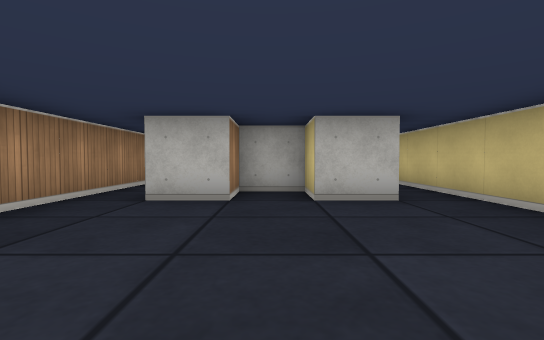
[1] (above)

18 first-person views from a walk through a cub3D ray-caster map. The camera is about half as high as the walls, tilts 2° down and sees 85° across. The floor is counted in squares. Each view is taken from the middle of a square. On the plan, view 1 faces up. The plan holds only what a view shows up to about 9 squares ahead; the rest is blank.

[2]
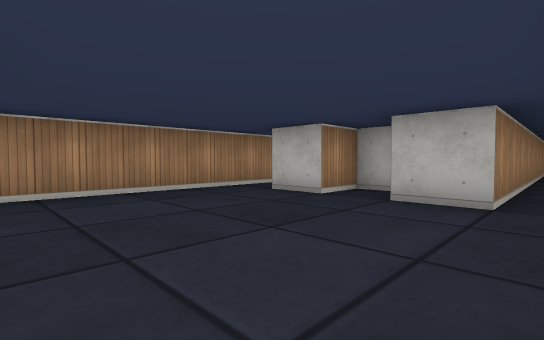

[3]
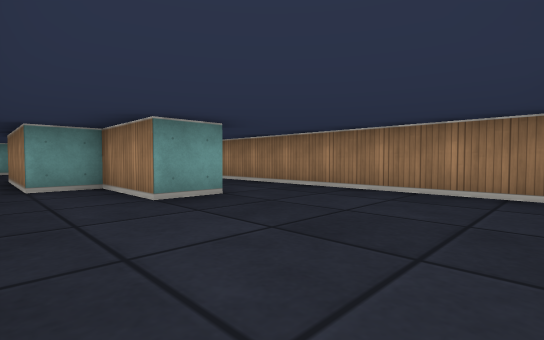

[4]
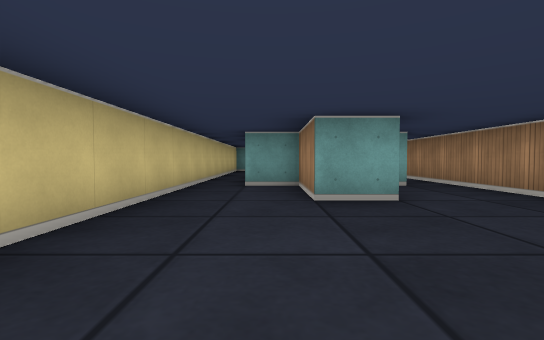

[5]
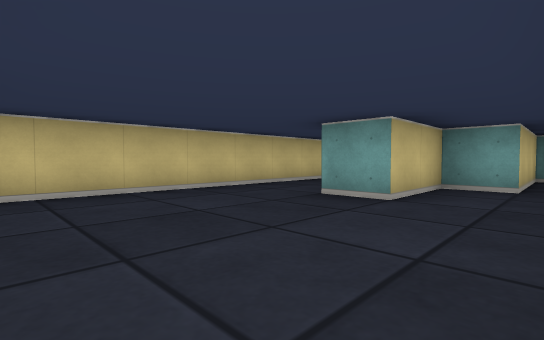

[6]
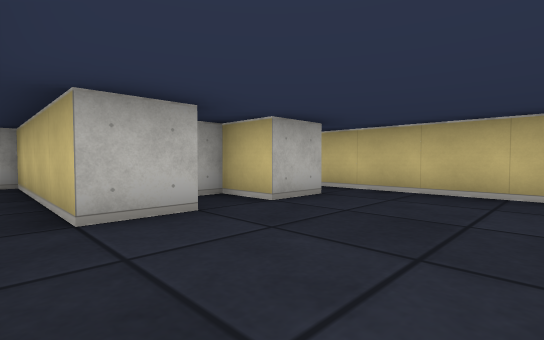

[7]
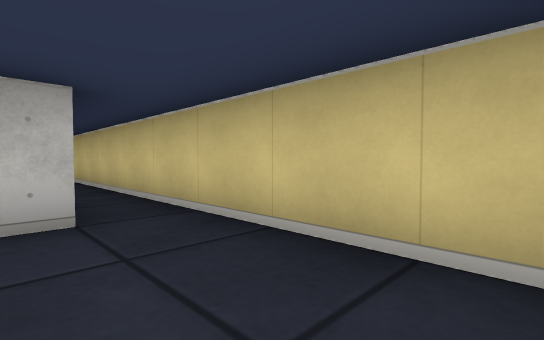

[8]
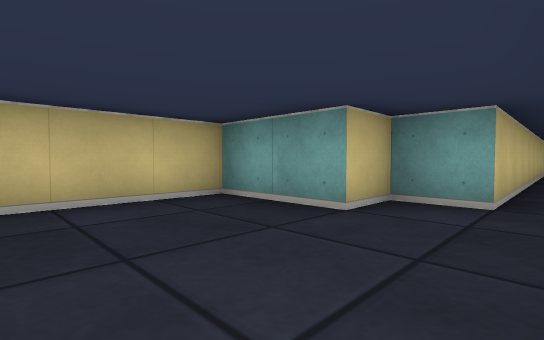

[9]
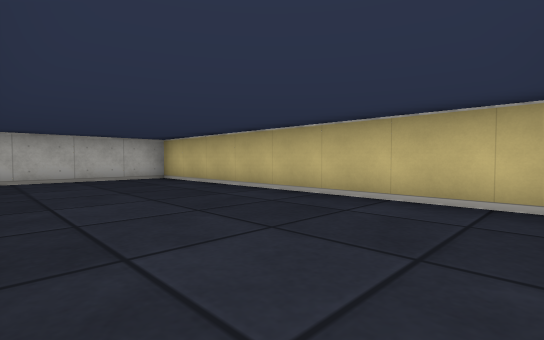

[10]
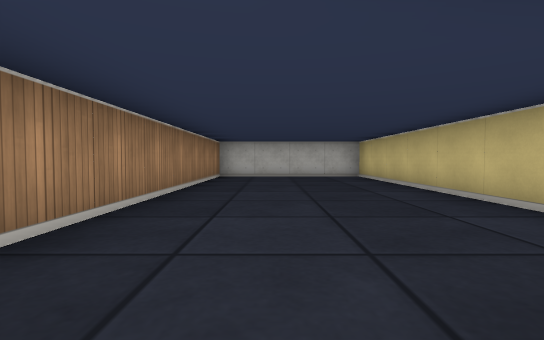

[11]
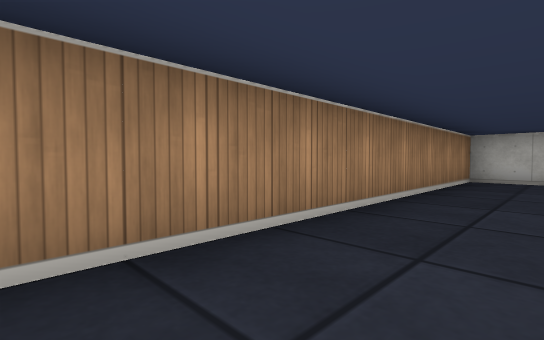

[12]
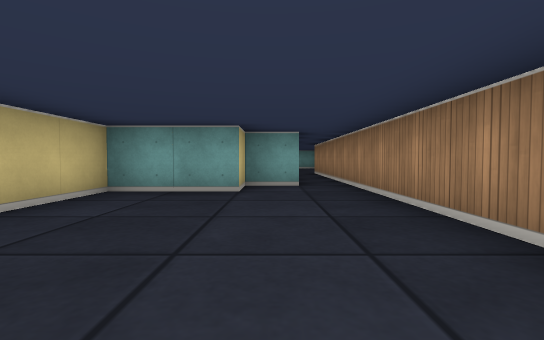

[13]
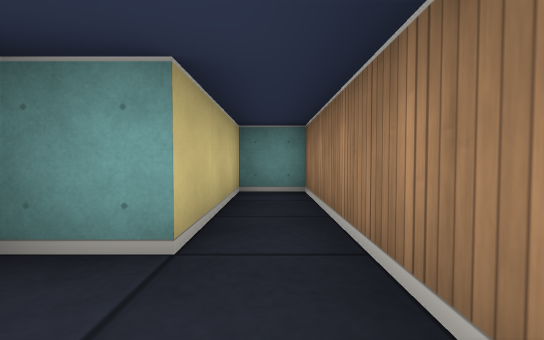

[14]
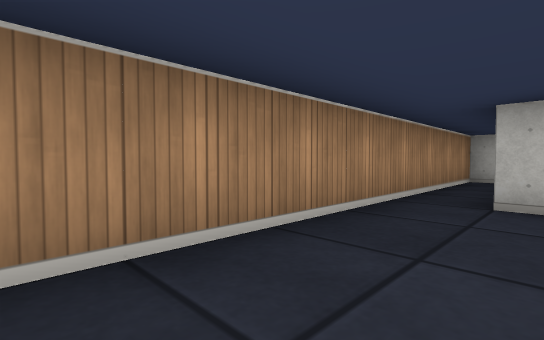

[15]
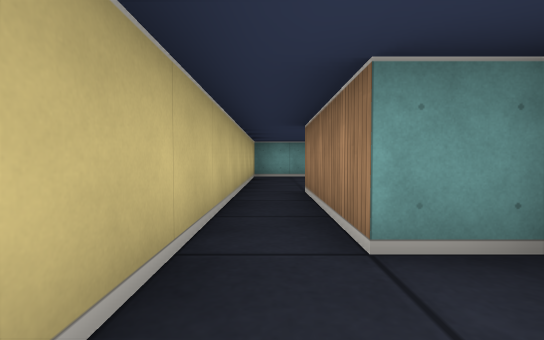

[16]
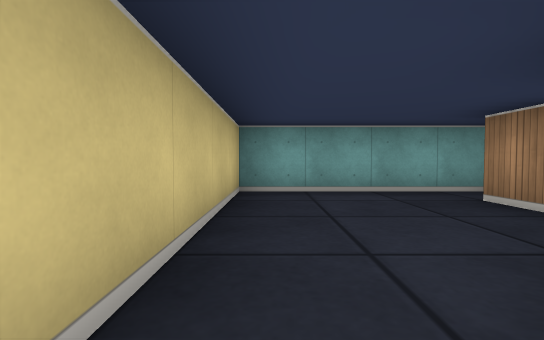

[17]
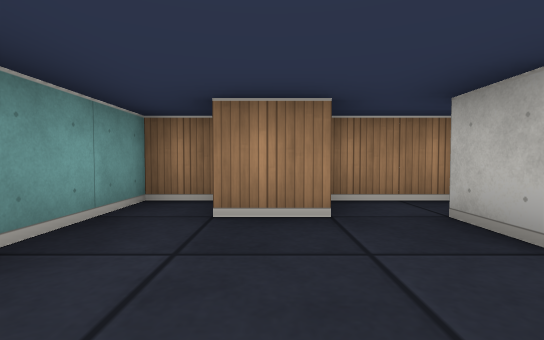

[18]
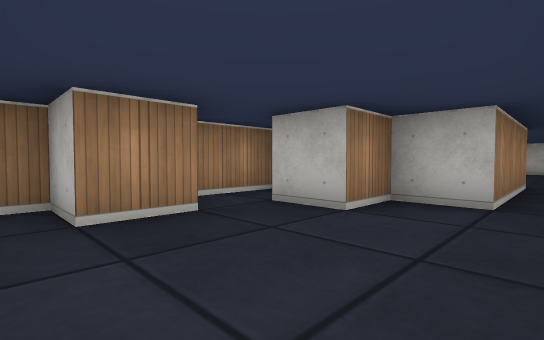

### Floor plan
Ten units are one square. View 1 is at (0, 0); x grows to the right and y downward. Boxes are objects, and circles mark ways between rooms. Rooms are numbered by the first view taken in them; rooms with no view inside come last. Other rooms are left out.
<svg viewBox="-30 -180 90 280">
<path fill="none" stroke="#000" d="M25 25 25 -85M15 -85 15 -35 5 -35 5 -45 -5 -45 -5 -35 -15 -35 -15 -75 -25 -75 -25 55 -15 55 -15 25 -5 25 -5 5 5 5 5 25 15 25M25 -85 35 -85 35 -95 55 -95 55 -175 15 -175 15 -85M-5 74 -5 85 -15 85 -15 95 25 95 25 25M-15 55 -15 74M15 25 15 55 5 55 5 65 -5 65"/>
<circle cx="20" cy="-80" r="3" fill="#2a7"/>
<circle cx="20" cy="20" r="3" fill="#2a7"/>
<text x="0" y="-20">1</text>
<text x="30" y="-130">2</text>
<text x="10" y="70">3</text>
</svg>
Room 1 opens to room 2. Room 1 opens to room 3.

Where each view was taken, in squares from view 1:
view 1: 0 up, 0 right, facing up
view 2: 0 up, 2 right, facing up-left
view 3: 3 up, 2 right, facing down-left
view 4: 3 up, 1 right, facing down
view 5: 3 up, 2 left, facing down-right
view 6: 1 up, 2 left, facing up-right
view 7: 1 up, 1 right, facing up-right
view 8: 12 up, 2 right, facing down-right
view 9: 10 up, 2 right, facing up-right
view 10: 9 up, 3 right, facing up
view 11: 10 up, 3 right, facing up-left
view 12: 14 up, 3 right, facing down
view 13: 1 down, 2 left, facing down
view 14: 0 up, 1 left, facing up-left
view 15: 1 down, 2 right, facing down
view 16: 5 down, 2 right, facing down
view 17: 8 down, 2 right, facing left
view 18: 9 down, 2 right, facing up-left
